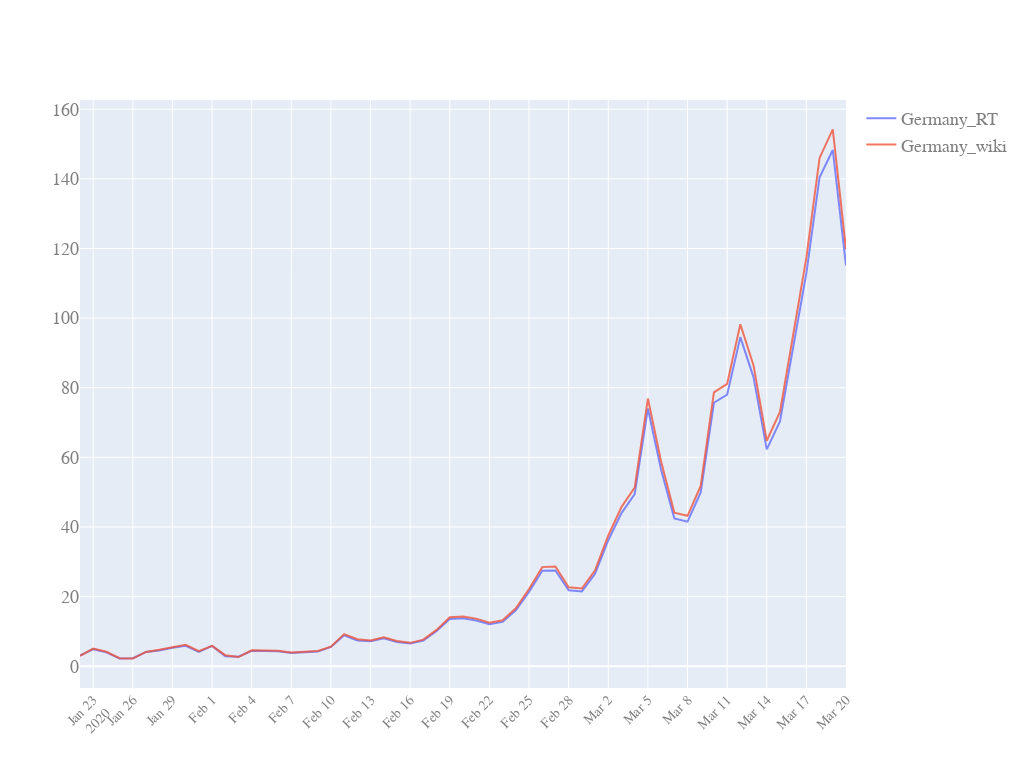

Notebook code cell kept with this figure:
### Code cell
quick_plot(df_analyse.date, df_analyse.iloc[40:,[6,7]], y_scale='linear')
